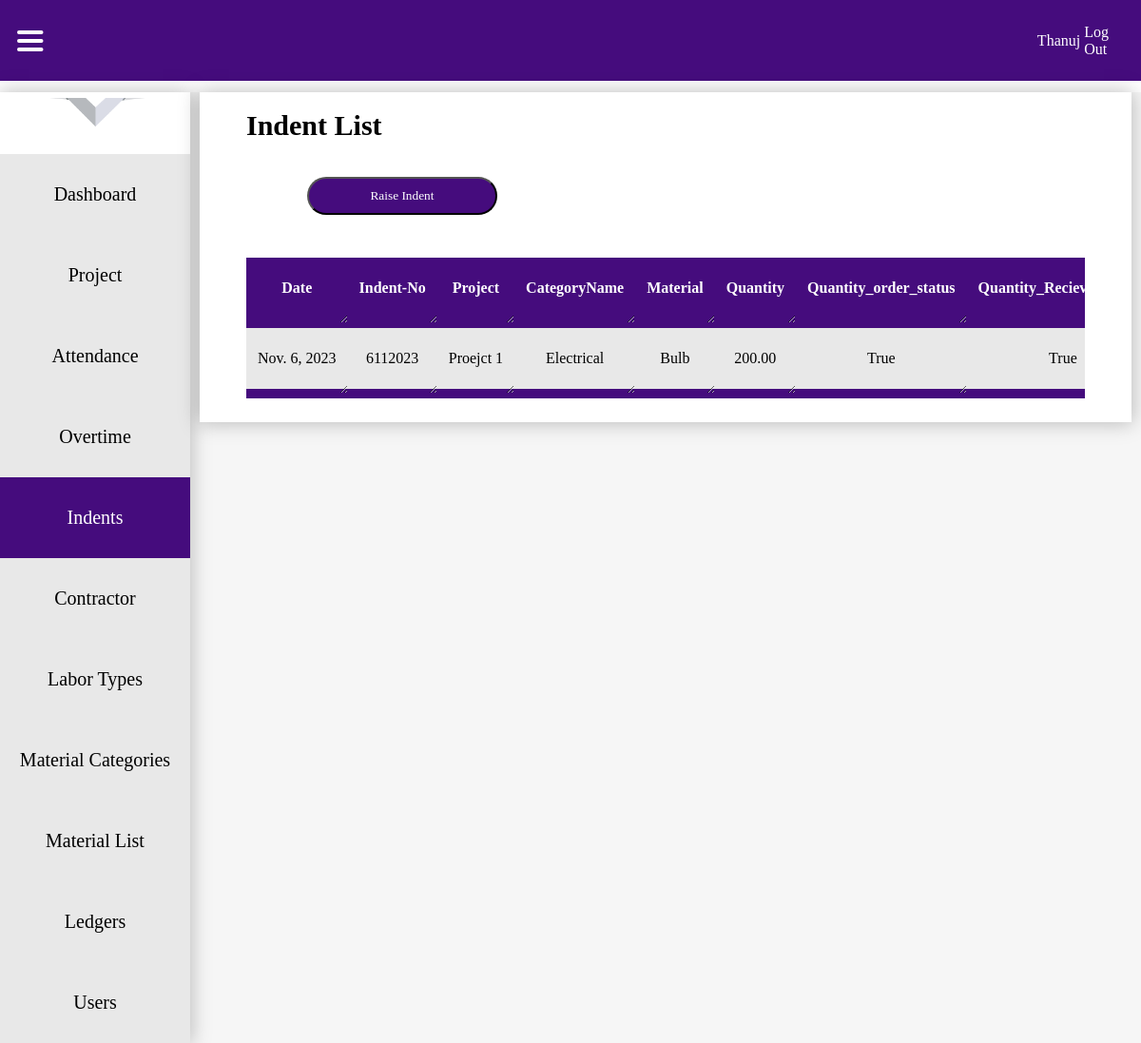
Screenshot of /indentlist/ (signed in) with the database file from the repository.
### attandance/models.py (models this page shows, shortened)
class User(AbstractUser):
    is_admin = models.BooleanField(default=False)
    is_office_login = models.BooleanField(default=False)
    is_site_engineer = models.BooleanField(default=False)

class Indent(models.Model):
    date = models.DateField(auto_now_add=True)
    indent_no = models.IntegerField(null=True, blank=True)
    Project = models.ForeignKey(Project, on_delete=models.DO_NOTHING)
    CategoryName = models.ForeignKey(MaterialCategory, on_delete=models.DO_NOTHING)
    Material = models.ForeignKey(Material, on_delete=models.DO_NOTHING)
    Quantity = models.DecimalField(decimal_places=2, max_digits=10, default="0")
    Quantity_order_status = models.BooleanField(default=False)
    Quantity_Recieved_status = models.BooleanField(default=False)

class Project(models.Model):
    Project_name = models.CharField(max_length=300)
    Project_location = models.CharField(max_length=300)
    Project_Start_date = models.DateField()
    Project_End_date = models.DateField()
    Project_Dimensions = models.CharField(max_length=50)
    Floors = models.IntegerField()
    Builtup_area = models.CharField(max_length=100000)
    Length = MeasurementField(measurement=Area)
    Breadth = MeasurementField(measurement=Area)
    site_engineers = models.ManyToManyField('SiteEngineer', related_name='projects')
    def __str__(self):
        return self.Project_name

class MaterialCategory(models.Model):
    CategoryName = models.CharField(max_length=300)
    def __str__(self):
        return self.CategoryName

class Material(models.Model):
    category = models.ForeignKey(MaterialCategory, on_delete=models.DO_NOTHING)
    Materialname = models.CharField(max_length=500)
    def __str__(self):
        return self.Materialname

### attandance/views.py (the view)
# urls.py: path('indentlist/', IndentListView.as_view(), name='indentlist'),
class IndentListView(LoginRequiredMixin, ListView):
    template_name = "indentlist.html"
    model = Indent
    context_object_name = "indents"

### templates/indentlist.html (shortened to what this page needs)
{% load static %}
<!DOCTYPE html>
<html lang="en">
<head>
    <link rel="stylesheet" href="{% static 'css/dashboard.css' %}">
</head>
<body>
     <nav>
        <div class="menu" >
            <img src="{% static 'icons/hamburger menu.svg' %}" alt="" onclick="toggleNavigation()">
        </div>
        <ul>
            <li>
                {% if request.user.is_authenticated %}
                <a href="">{{ request.user.username }}</a>
                <a href="{% url 'logout' %}">Log Out</a>
                {% else %}
                <a href="">Profile</a>
                <img src="{% static 'icons/dropdownarrowsvg.svg' %}" alt="">
                {% endif %}
            </li>
        </ul>
    </nav>
    <div class="contentholder">
        <div class="navigation">
            <img class="logo" src="{% static 'icons/Vivin-construction-and-engineering-logo.png' %}" alt="">
            <div class="tabholder">
                {% if request.user.is_admin or request.user.is_office_login %}
                <div class="nav-tab"  onclick="toggleActive(this)">
                    <a href="{% url 'dashboard' %}">Dashboard</a>
                </div>
                {% endif %}
                {% if request.user.is_admin or request.user.is_office_login %}
                <div class="nav-tab"  onclick="toggleActive(this)">
                    <a href="{% url 'projects' %}">Project</a>
                </div>
                {% endif %}
                {% if request.user.is_admin or request.user.is_office_login or request.user.is_site_engineer %}
                <div class="nav-tab" onclick="toggleActive(this)">
                    <a href="{% url 'attendance_recordlist' %}">Attendance</a>
                </div>
                {% endif %}
                {% if request.user.is_admin or request.user.is_office_login or request.user.is_site_engineer %}
                <div class="nav-tab" onclick="toggleActive(this)">
                    <a href="{% url 'overtimelist' %}">Overtime</a>
                </div>
                {% endif %}
                {% if request.user.is_admin or request.user.is_office_login or request.user.is_site_engineer %}
                <div class="nav-tab" onclick="toggleActive(this)">
                    <a href="{% url 'indentlist' %}">Indents</a>
                </div>
                {% endif %}
                {% if request.user.is_admin or request.user.is_office_login %}
                <div class="nav-tab" onclick="toggleActive(this)">
                    <a href="{% url 'contractorslist' %}">Contractor</a>
                </div>
                {% endif %}
                {% if request.user.is_admin or request.user.is_office_login %}
                <div class="nav-tab" onclick="toggleActive(this)">
                    <a href="{% url 'labortypelist' %}">Labor Types</a>
                </div>
                {% endif %}
                {% if request.user.is_admin or request.user.is_office_login %}
                <div class="nav-tab" onclick="toggleActive(this)">
                    <a href="{% url 'materialcategorylist' %}">Material Categories</a>
                </div>
                {% endif %}
                {% if request.user.is_admin or request.user.is_office_login %}
                <div class="nav-tab" onclick="toggleActive(this)">
                    <a href="{% url 'materiallist' %}">Material List</a>
                </div>
                {% endif %}
                {% if request.user.is_admin or request.user.is_office_login %}
                <div class="nav-tab" onclick="toggleActive(this)">
                    <a href="{% url 'allreports' %}">Ledgers</a>
                </div>
                {% endif %}
                {% if request.user.is_admin or request.user.is_office_login %}
                <div class="nav-tab" onclick="toggleActive(this)">
                    <a href="">Users</a>
                </div>
                {% endif %}
            </div>
        </div>
        <div class="displayboard">
            <div class="whiteboard">
                <div class="alignmentmaker">
                    <h3>Indent List</h3>
                    <div class="bottonholder">
                        <a href="{% url 'indentcreate' %}"><button>Raise Indent</button></a>
                    </div>
                    <div class="tableholder">
                        <table>
                            <thead>
                                <tr>
                                    <th>Date</th>
                                    <th>Indent-No</th>
                                    <th>Project</th>
                                    <th>CategoryName</th>
                                    <th>Material</th>
                                    <th>Quantity</th>
                                    <th>Quantity_order_status</th>
                                    <th>Quantity_Recieved_status</th>
                                </tr>
                            </thead>
                            <tbody>
                                {% for indent in indents %}
                                <tr>
                                    <td>{{ indent.date }}</td>
                                    <td>{{ indent.indent_no }}</td>
                                    <td>{{ indent.Project }}</td>
                                    <td>{{ indent.CategoryName }}</td>
                                    <td>{{ indent.Material }}</td>
                                    <td>{{ indent.Quantity }}</td>
                                    <td>{{ indent.Quantity_order_status }}</td>
                                    <td>{{ indent.Quantity_Recieved_status }}</td>
                                </tr>
                                {% endfor %}
                            </tbody>
                        </table>
                    </div>
                </div>
            </div>
        </div>
    </div>
</body>
</html>

### static/css/dashboard.css (style rules this page uses)
* { margin: 0; padding: 0; font-family: Montserrat; }
nav { background: #450C7D; width: 100%; height: 85px; display: flex; justify-content: right; align-items: center; }
nav img { margin-left: 3%; }
nav ul { width: 100%; display: flex; align-items: center; justify-content: flex-end; }
nav ul li { margin: 2%; display: flex; align-items: center; justify-content: flex-end; }
nav ul li a { text-decoration: none; color: white; font-family: Montserrat; }
.contentholder { width: 100%; display: flex; align-items: start; justify-content: center; background: #F6F6F6; margin-top: 1%; }
.navigation { width: 20%; height: 100%; background: #FFF; box-shadow: 0px 0px 20px 1px rgba(0, 0, 0, 0.25); display: grid; align-items: center; justify-items: center; transition: width 0.5s ease-in-out; }
.logo { margin: 3%; width: 80%; }
.displayboard { width: 100%; display: grid; align-items: start; justify-items: center; transition: width 0.5s ease-in-out; }
.menu { width: 100%; display: flex; align-items: center; justify-content: left; height: 100%; }
.menu img { margin: 3% 5% 3% 3%; cursor: pointer; }
.nav-tab { width: 100%; height: 85px; display: flex; align-items: center; justify-content: center; background: #E8E8E8; cursor: pointer; transition: .3s ease-in-out; }
.nav-tab.active { background: #450C7D; color: white; transition: .3s ease-in-out; }
.nav-tab.active a { color: white; }
.nav-tab a { text-decoration: none; color: black; text-align: center; font-size: 20px; color: black; width: 100%; height: 100%; display: flex; align-items: center; justify-content: center; }
.tabholder { width: 100%; }
.whiteboard { width: 98%; background: white; box-shadow: 0px 0px 20px 1px rgba(0, 0, 0, 0.25); display: flex; align-items: start; justify-content: center; }
.alignmentmaker { width: 90%; display: grid; align-items: start; justify-items: center; }
.alignmentmaker h3 { font-size: 30px; margin: 2% 0% 2% 0%; width: 100%; }
button { width: 200px; height: 40px; background-color: #450C7D; color: #FFF; border-radius: 20px; margin: 2%; cursor: pointer; }
table { border-collapse: collapse; margin: 25px 0; font-size: 16px; width: 100%; resize: horizontal; }
table thead tr { background: #450C7D; color: #FFF; font-weight: bold; padding: 3%; text-align: center; height: 40px; }
tr { background: #E8E8E8; }
tr:last-child { border-bottom: 10px solid#450C7D; }
th, td { padding: 12px; height: 40px; text-align: center; overflow-x: auto; resize: horizontal; }
.bottonholder { width: 90%; display: flex; align-items: center; justify-content: left; flex-wrap: wrap; }
a { margin: 2%; }
.tableholder { width: 100%; overflow-x: scroll; white-space: nowrap; }

### rows the page displays
User: user.username "Thanuj"
Indent: date "Nov. 6, 2023", indent_no "6112023", Project "Proejct 1", CategoryName "Electrical", Material "Bulb", Quantity "200.00", Quantity_order_status "True", Quantity_Recieved_status "True"
